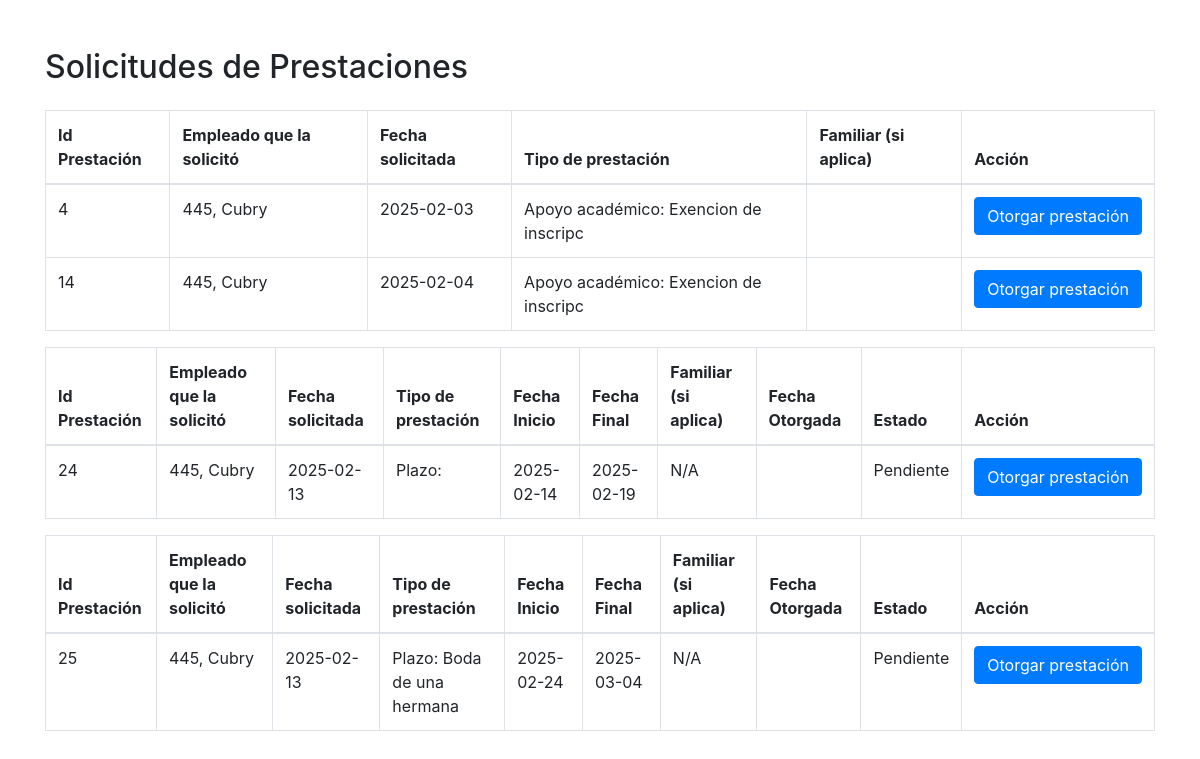
/solicitudesprestaciones.php, run on the app's committed database.
### tables this page shows
CREATE TABLE `prestacion` (
  `Id_Prestacion` int(11) NOT NULL,
  `Fecha_Solicitada` date NOT NULL DEFAULT current_timestamp(),
  `Fecha_Otorgada` date DEFAULT NULL,
  `Tipo` varchar(40) NOT NULL,
  `Estado` varchar(15) DEFAULT NULL
);

CREATE TABLE `empleado_prestacion` (
  `Numero_Empleado` int(11) NOT NULL,
  `Id_Prestacion` int(11) NOT NULL,
  `Tipo` varchar(40) NOT NULL,
  `Fecha_Solicitada` date NOT NULL DEFAULT current_timestamp(),
  `Fecha_Otorgada` date DEFAULT NULL
);

CREATE TABLE `empleado` (
  `Numero_Empleado` int(20) NOT NULL,
  `Nombre_Empleado` varchar(30) NOT NULL,
  `Contraseña_Empleado` varchar(20) DEFAULT '',
  `Area` varchar(30) NOT NULL,
  `Edad` int(3) NOT NULL,
  `Genero` varchar(12) NOT NULL,
  `Titulo` varchar(50) NOT NULL,
  `Fecha_Ingreso` date NOT NULL DEFAULT current_timestamp(),
  `Direccion` varchar(200) NOT NULL,
  `Telefono` varchar(12) NOT NULL,
  `Discapacidad` varchar(50) NOT NULL DEFAULT 'N/A',
  `Estado` varchar(30) NOT NULL DEFAULT 'Activo',
  `Dias_Extras` int(2) NOT NULL DEFAULT 0,
  `Dias` int(2) NOT NULL DEFAULT 24
);

CREATE TABLE `prestacion_apoyoacademico` (
  `Id_Prestacion` int(11) NOT NULL,
  `Numero_Empleado` int(11) NOT NULL,
  `Id_Familiar` int(11) NOT NULL,
  `Nivel_Academico` varchar(20) NOT NULL,
  `Nombre_Institucion` varchar(35) NOT NULL,
  `Tipo` varchar(20) NOT NULL
);

CREATE TABLE `prestacion_plazos` (
  `Id_Prestacion` int(11) NOT NULL,
  `Numero_Empleado` int(11) NOT NULL,
  `Fecha_Inicio` date NOT NULL,
  `Fecha_Final` date NOT NULL,
  `Tipo` varchar(34) NOT NULL
);

### solicitudesprestaciones.php (the view, shortened to what this page needs)
<!DOCTYPE html>
<html lang="en">
<head>
    <link rel="stylesheet" href="https://maxcdn.bootstrapcdn.com/bootstrap/4.0.0/css/bootstrap.min.css">
</head>
<body>
    <div class="container mt-5">
        <h2 class="mb-4">Solicitudes de Prestaciones</h2>
        <table class="table table-bordered">
            <thead>
                <tr>
                    <th>Id Prestación</th>
                    <th>Empleado que la solicitó</th>
                    <th>Fecha solicitada</th>
                    <th>Tipo de prestación</th>
                    <th>Familiar (si aplica)</th>
                    <th>Acción</th>
                </tr>
            </thead>
            <tbody>
<?php
require_once("conn.php");
$querySP = $conn->prepare("SELECT * FROM prestacion WHERE Fecha_Otorgada IS NULL");
$querySP->execute();
$resultadoSP = $querySP->get_result();
while($rowSP = $resultadoSP->fetch_assoc())
{
    $fechaSolicitud = $rowSP['Fecha_Solicitada'];
    $idPrestacion = $rowSP['Id_Prestacion'];
    $queryCNE = $conn->prepare("SELECT Numero_Empleado FROM empleado_prestacion WHERE Id_Prestacion = ?");
    $queryCNE->bind_param("i", $idPrestacion);
    $queryCNE->execute();
    $resultCNE = $queryCNE->get_result();
    $rowCNE = $resultCNE->fetch_assoc();
    $numeroEmpleado = $rowCNE['Numero_Empleado'];
    $queryCNME = $conn->prepare("SELECT Nombre_Empleado FROM empleado WHERE Numero_Empleado = ?");
    $queryCNME->bind_param("i", $numeroEmpleado);
    $queryCNME->execute();
    $resultCNME = $queryCNME->get_result();
    $rowCNME = $resultCNME->fetch_assoc();
    $nombreEmpleado = $rowCNME['Nombre_Empleado'];
    if ($rowSP['Tipo'] == "Academico")
    {
        $queryCPA = $conn->prepare("SELECT * FROM prestacion_apoyoacademico WHERE Id_Prestacion = ?");
        $queryCPA->bind_param("i", $idPrestacion);
        $queryCPA->execute();
        $resultCPA = $queryCPA->get_result();
        $rowCPA = $resultCPA->fetch_assoc();
        $tipo = "Apoyo académico: ".$rowCPA['Tipo'];
    }
    if($rowSP['Tipo'] == "Plazo")
    {
        $queryCPP = $conn->prepare("SELECT * FROM prestacion_plazos WHERE Id_Prestacion = ?");
        $queryCPP->bind_param("i", $idPrestacion);
        $queryCPP->execute();
        $resultCPP = $queryCPP->get_result();
        $rowCPP = $resultCPP->fetch_assoc();
        $tipo = "Plazo: ".$rowCPP['Tipo'];
    }
    $queryCFP = $conn->prepare("SELECT * FROM familiar_prestacion WHERE Id_Prestacion = ?");
    $queryCFP->bind_param("i", $idPrestacion);
    $queryCFP->execute();
    $resultCFP = $queryCFP->get_result();
    if ($resultCFP->num_rows > 0)
    {
        $rowCFP = $resultCFP->fetch_assoc();
        $idFamiliar = $rowCFP['Id_Familiar'];
        $queryCF = $conn->prepare("SELECT Nombre_Familiar FROM familiar_empleado WHERE Id_Familiar = ?");
        $queryCF->bind_param("i", $idFamiliar);
        $queryCF->execute();
        $resultCF = $queryCF->get_result();
        $rowCF = $resultCF->fetch_assoc();
        $nombreFamiliar = $rowCF['Nombre_Familiar'];
    }
    else
    {
        $nombreFamiliar = "N/A";
    }
    if ($rowSP['Tipo'] == "Plazo") {
        echo '
            <table class="table table-bordered">
                <thead>
                    <tr>
                        <th>Id Prestación</th>
                        <th>Empleado que la solicitó</th>
                        <th>Fecha solicitada</th>
                        <th>Tipo de prestación</th>
                        <th>Fecha Inicio</th>
                        <th>Fecha Final</th>
                        <th>Familiar (si aplica)</th>
                        <th>Fecha Otorgada</th>
                        <th>Estado</th>
                        <th>Acción</th>
                    </tr>
                </thead>
                <tbody>
                    <tr>
                        <td>' . htmlspecialchars($idPrestacion) . '</td>
                        <td>' . htmlspecialchars($numeroEmpleado) . ', ' . htmlspecialchars($nombreEmpleado) . '</td>
                        <td>' . htmlspecialchars($fechaSolicitud) . '</td>
                        <td>' . htmlspecialchars($tipo) . '</td>
                        <td>' . htmlspecialchars($rowCPP['Fecha_Inicio']) . '</td>
                        <td>' . htmlspecialchars($rowCPP['Fecha_Final']) . '</td>
                        <td>' . htmlspecialchars($nombreFamiliar) . '</td>
                        <td>' . htmlspecialchars($rowSP['Fecha_Otorgada']) . '</td>
                        <td>' . htmlspecialchars($rowSP['Estado']) . '</td>
                        <td>
                            <form action="" method="post">
                                <input type="hidden" name="idPrestacion" value="' . htmlspecialchars($idPrestacion) . '">
                                <button type="submit" class="btn btn-primary">Otorgar prestación</button>
                            </form>
                        </td>
                    </tr>
                </tbody>
            </table>
        ';
    }
    if ($rowSP['Tipo'] != "Día" && $rowSP['Tipo'] != "Plazo") {
        echo "<tr>";
        echo "<td>".$idPrestacion."</td>";
        echo "<td>".$numeroEmpleado.", ".htmlspecialchars($nombreEmpleado)."</td>";
        echo "<td>".$fechaSolicitud."</td>";
        echo "<td>".$tipo."</td>";
        echo "<td>".$nombreFamiliar."</td>";
        echo "<td>";
        echo "<form action='' method='post'>";
        echo "<button type='submit' class='btn btn-primary'>Otorgar prestación</button>";
        echo "</form>";
        echo "</td>";
        echo "</tr>";
    }
}
?>
            </tbody>
        </table>
    </div>
</body>
</html>

### data on the page
prestacion: Id_Prestacion "4", empleado_prestacion.Numero_Empleado "445", empleado.Nombre_Empleado "Cubry", Fecha_Solicitada "2025-02-03", prestacion_apoyoacademico.Tipo "Apoyo académico: Exencion de inscripc"
prestacion: Id_Prestacion "14", empleado_prestacion.Numero_Empleado "445", empleado.Nombre_Empleado "Cubry", Fecha_Solicitada "2025-02-04", prestacion_apoyoacademico.Tipo "Apoyo académico: Exencion de inscripc"
prestacion: Id_Prestacion "24", empleado_prestacion.Numero_Empleado "445", empleado.Nombre_Empleado "Cubry", Fecha_Solicitada "2025-02-13", prestacion_plazos.Tipo "Plazo:", prestacion_plazos.Fecha_Inicio "2025-02-14", prestacion_plazos.Fecha_Final "2025-02-19", nombreFamiliar "N/A", Estado "Pendiente"
prestacion: Id_Prestacion "25", empleado_prestacion.Numero_Empleado "445", empleado.Nombre_Empleado "Cubry", Fecha_Solicitada "2025-02-13", prestacion_plazos.Tipo "Plazo: Boda de una hermana", prestacion_plazos.Fecha_Inicio "2025-02-24", prestacion_plazos.Fecha_Final "2025-03-04", nombreFamiliar "N/A", Estado "Pendiente"
